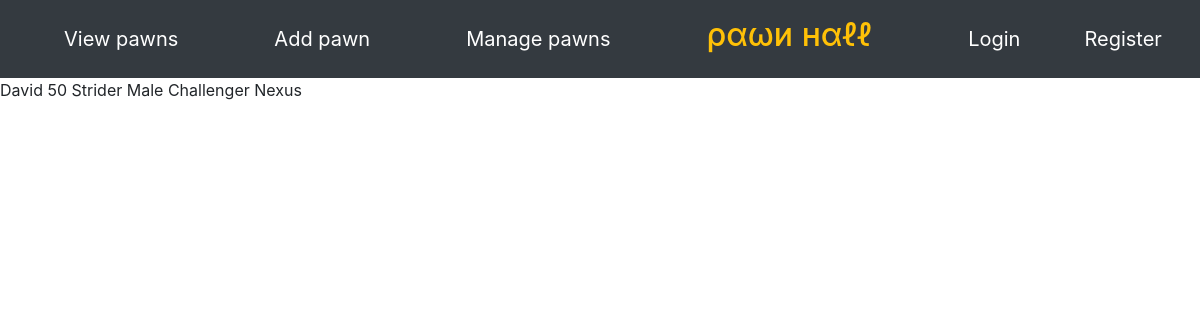
The app's page /pawn/2/ with its own data.
### pawnlisting/models.py (models this page shows, shortened)
class Pawn(models.Model):
    id = models.AutoField(primary_key=True)
    name = models.CharField(max_length=30)
    vocation = models.CharField(max_length=20, choices=build_choices(vocations))
    level = models.IntegerField()
    gender = models.CharField(max_length=10, choices=build_choices(genders))
    PRIMARY_INCLINATION_CHOICES = build_choices(inclinations)
    SECONDARY_INCLINATION_CHOICES = PRIMARY_INCLINATION_CHOICES[:] + [("None", "None")]
    primary_inclination = models.CharField(max_length=30, choices=PRIMARY_INCLINATION_CHOICES)
    secondary_inclination= models.CharField(max_length=30, choices=SECONDARY_INCLINATION_CHOICES)
    created_by = models.ForeignKey("auth.User", default=None, null=False, on_delete=models.CASCADE)
    last_modified = models.DateTimeField(default=timezone.now)

### pawnlisting/views.py (the view)
# urls.py: path('pawn/<pk>/', views.PawnDetail.as_view(), name="view_pawn"),
class PawnDetail(DetailView):
    model = Pawn
    template_name = "pawnlisting/pawn_detail.html"

### pawnlisting/templates/pawnlisting/pawn_detail.html
{% include "pawnlisting/base.html" %}
<div>
    {{ object.name }}
    {{ object.level }}
    {{ object.vocation }}
    {{ object.gender }}
    {{ object.primary_inclination}}
    {{ object.secondary_inclination}}
</div>

### records on screen
Pawn: name "David", level "50", vocation "Strider", gender "Male", primary_inclination "Challenger", secondary_inclination "Nexus"
